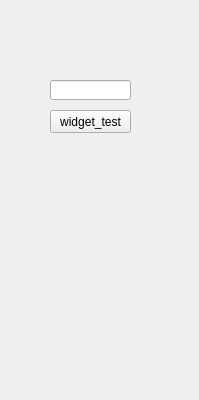
<?xml version="1.0" encoding="UTF-8"?>
<ui version="4.0">
 <class>Form01</class>
 <widget class="QWidget" name="Form01">
  <property name="windowModality">
   <enum>Qt::NonModal</enum>
  </property>
  <property name="geometry">
   <rect>
    <x>0</x>
    <y>0</y>
    <width>199</width>
    <height>400</height>
   </rect>
  </property>
  <property name="windowTitle">
   <string>Form</string>
  </property>
  <widget class="QPushButton" name="btn_test_w">
   <property name="geometry">
    <rect>
     <x>50</x>
     <y>110</y>
     <width>81</width>
     <height>23</height>
    </rect>
   </property>
   <property name="text">
    <string>widget_test</string>
   </property>
  </widget>
  <widget class="QLineEdit" name="lineEdit">
   <property name="geometry">
    <rect>
     <x>50</x>
     <y>80</y>
     <width>81</width>
     <height>20</height>
    </rect>
   </property>
  </widget>
 </widget>
 <resources/>
 <connections/>
</ui>
